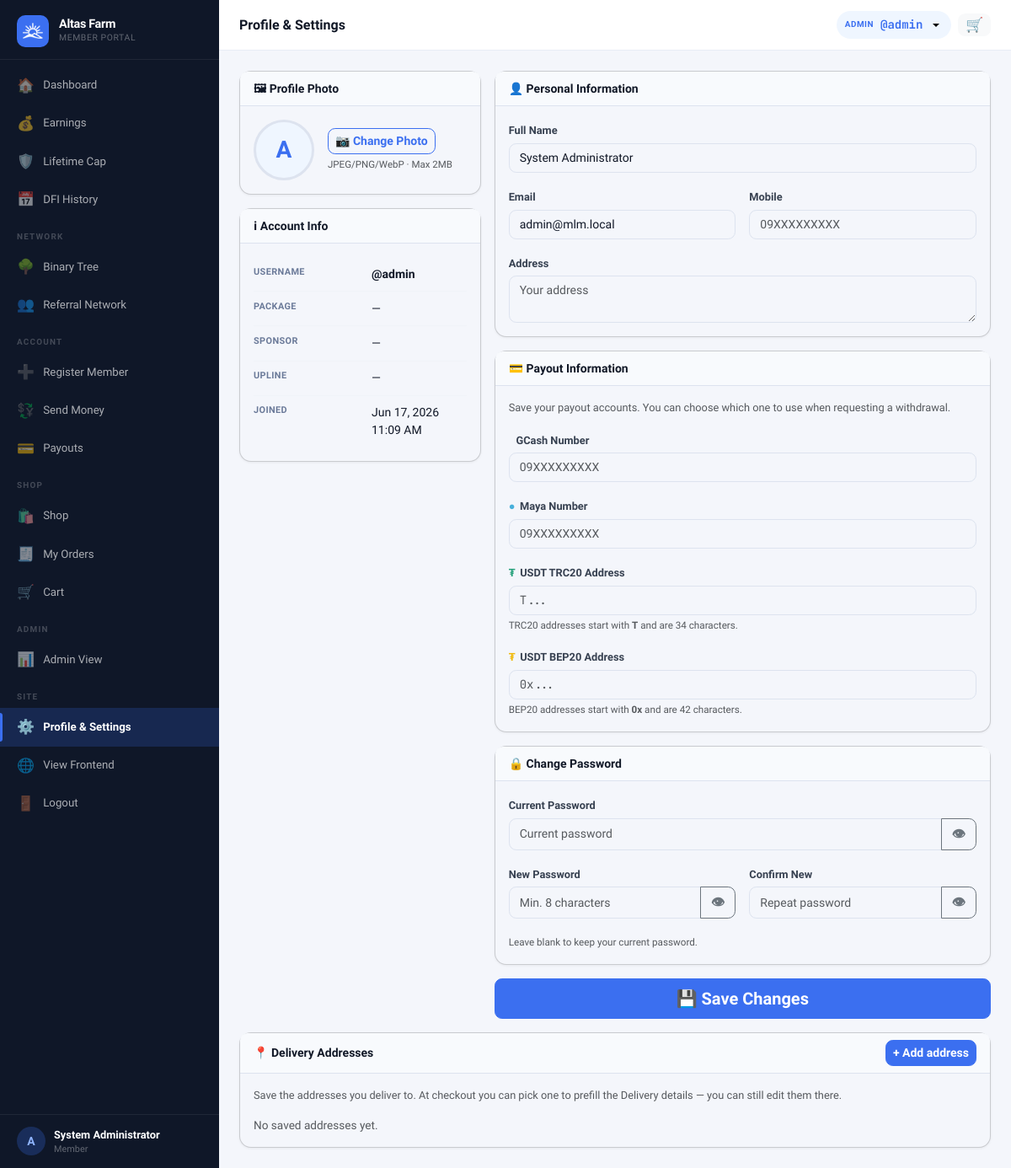
/?page=profile (signed in), run on the app's committed database.
### tables this page shows
CREATE TABLE settings (
  key_name   VARCHAR(80) NOT NULL PRIMARY KEY,
  value      TEXT        NOT NULL,
  updated_at TIMESTAMP DEFAULT CURRENT_TIMESTAMP ON UPDATE CURRENT_TIMESTAMP
);

CREATE TABLE users (
  id                INT UNSIGNED AUTO_INCREMENT PRIMARY KEY,
  username          VARCHAR(40)  NOT NULL UNIQUE,
  password_hash     VARCHAR(255) NOT NULL,
  role              ENUM('member','admin','superadmin') NOT NULL DEFAULT 'member',
  package_id        INT UNSIGNED NULL,
  reg_code_id           INT UNSIGNED NULL,
  reg_payment_method    ENUM('code','ewallet','pending') NOT NULL DEFAULT 'code',
  reg_paid_by           INT UNSIGNED NULL,

   
  sponsor_id        INT UNSIGNED NULL,
  binary_parent_id  INT UNSIGNED NULL,
  binary_position   ENUM('left','right') NULL,

   
  left_count        INT UNSIGNED NOT NULL DEFAULT 0,
  left_count_paid   INT UNSIGNED NOT NULL DEFAULT 0,
  right_count       INT UNSIGNED NOT NULL DEFAULT 0,
  right_count_paid  INT UNSIGNED NOT NULL DEFAULT 0,
  pairs_paid        INT UNSIGNED NOT NULL DEFAULT 0,
  pairs_flushed     INT UNSIGNED NOT NULL DEFAULT 0,
  pairs_paid_today  INT UNSIGNED NOT NULL DEFAULT 0,   

   
  lifetime_earned       DECIMAL(14,2) NOT NULL DEFAULT 0.00,
  cap_status            ENUM('active','capped','perminact') NOT NULL DEFAULT 'active',
  capping_bypass        TINYINT(1)   NOT NULL DEFAULT 0,
  daily_cap_bypass      TINYINT(1)   NOT NULL DEFAULT 0,
  capped_at             TIMESTAMP NULL,
  last_reactivation_at  TIMESTAMP NULL,
  dfi_days_used         INT UNSIGNED NOT NULL DEFAULT 0,
  dfi_active            TINYINT(1)   NOT NULL DEFAULT 1,
  cd_active             TINYINT(1)   NOT NULL DEFAULT 0,
  ewallet_sent_today      DECIMAL(12,2) NOT NULL DEFAULT 0.00,
  ewallet_sent_this_week  DECIMAL(12,2) NOT NULL DEFAULT 0.00,

   
  full_name         VARCHAR(120) NULL,
  email             VARCHAR(120) NULL,
  mobile            VARCHAR(20)  NULL,
  gcash_number      VARCHAR(20)  NULL,
  maya_number       VARCHAR(20)  NULL,
  usdt_trc20_address VARCHAR(100) NULL,
  usdt_bep20_address VARCHAR(100) NULL,
  address           TEXT         NULL,
  photo             VARCHAR(200) NULL,

  ewallet_balance       DECIMAL(14,2) NOT NULL DEFAULT 0.00,
  withdrawable_balance  DECIMAL(14,2) NOT NULL DEFAULT 0.00,
  status                ENUM('active','suspended','pending','deactivated') NOT NULL DEFAULT 'active',
  joined_at         TIMESTAMP DEFAULT CURRENT_TIMESTAMP,
  last_login        TIMESTAMP NULL,

  FOREIGN KEY (sponsor_id)       REFERENCES users(id) ON DELETE SET NULL,
  FOREIGN KEY (binary_parent_id) REFERENCES users(id) ON DELETE SET NULL,
  FOREIGN KEY (package_id)       REFERENCES packages(id) ON DELETE SET NULL
);

### views/member/profile.php (the view, shortened to what the rows shown need)
<?php require 'views/partials/head.php'; ?>
<?php require 'views/partials/sidebar_member.php'; ?>
<div class="main-content">
  <?php require 'views/partials/topbar.php'; ?>
  <div class="page-content">
    <form method="POST" action="<?= link_to('save_profile') ?>" enctype="multipart/form-data">
      <div class="row g-3">
        <div class="col-12 col-lg-4 d-flex flex-column gap-3">
          <div class="card">
            <div class="card-body d-flex align-items-center gap-3 flex-wrap">
              <div id="avatarWrap" style="width:72px;height:72px;border-radius:50%;overflow:hidden;background:var(--primary-light);display:flex;align-items:center;justify-content:center;font-size:1.75rem;font-weight:700;color:var(--primary);border:3px solid #dde3ef;flex-shrink:0;">
                <?php if ($user['photo']): ?><img id="photoPreview" src="<?= APP_URL ?>/uploads/<?= e($user['photo']) ?>" style="width:100%;height:100%;object-fit:cover;"><?php else: ?><span id="photoInitial"><?= strtoupper(substr($user['username'], 0, 1)) ?></span><?php endif; ?>
              </div>
            </div>
          </div>
          <div class="card">
            <div class="card-body">
              <table class="info-table">
                <tr>
                  <td><strong>@<?= e($user['username']) ?></strong></td>
                </tr>
                <tr>
                  <td>Joined</td>
                  <td><?= fmt_datetime($user['joined_at']) ?></td>
                </tr>
              </table>
            </div>
          </div>
        </div>
        <div class="col-12 col-lg-8 d-flex flex-column gap-3">
          <div class="card">
            <div class="card-body">
              <div class="mb-3"><label class="form-label">Full Name</label><input type="text" name="full_name" class="form-control" value="<?= e($user['full_name'] ?? '') ?>" placeholder="Your full name"></div>
              <div class="row g-3">
                <div class="col-md-6 mb-3"><label class="form-label">Email</label><input type="email" name="email" class="form-control" value="<?= e($user['email'] ?? '') ?>" placeholder="email@example.com"></div>
              </div>
            </div>
          </div>
        </div>
      </div>
    </form>
  </div>
</div>
<?php require 'views/partials/footer.php'; ?>

### views/partials/sidebar_member.php (shortened to what the rows shown need)
<?php
$cp      = current_page();
$user    = Auth::user();
$initial = strtoupper(substr($user['username'] ?? 'U', 0, 1));
$name    = $user['full_name'] ?: ('@' . $user['username']);
$view    = $_GET['view'] ?? '';
$nav = [
  ['page' => 'dashboard', 'icon' => '🏠', 'label' => 'Dashboard',        'pages' => ['dashboard']],
  ['page' => 'earnings',  'icon' => '💰', 'label' => 'Earnings',         'pages' => ['earnings']],
  ['page' => 'cap_status', 'icon' => '🛡️', 'label' => 'Lifetime Cap',     'pages' => ['cap_status']],
  ['page' => 'dfi_history', 'icon' => '📅', 'label' => 'DFI History',      'pages' => ['dfi_history']],
  'SEPARATOR:Network',
];
$hasBinary = Auth::isAdmin() || Package::hasPairing((int)($user['package_id'] ?? 0));
if ($hasBinary) {
  $nav[] = ['page' => 'genealogy&view=binary',  'icon' => '🌳', 'label' => 'Binary Tree',      'pages' => ['genealogy'], 'view' => 'binary'];
}
$nav[] = ['page' => 'genealogy&view=referral', 'icon' => '👥', 'label' => 'Referral Network', 'pages' => ['genealogy'], 'view' => 'referral'];
$nav[] = 'SEPARATOR:Account';
$nav[] = ['page' => 'register&sponsor=' . $user['username'], 'icon' => '➕', 'label' => 'Register Member', 'pages' => ['register']];
$nav[] = ['page' => 'ewallet_transfer', 'icon' => '💱', 'label' => 'Send Money', 'pages' => ['ewallet_transfer']];
$nav[] = ['page' => 'payout',  'icon' => '💳', 'label' => 'Payouts',   'pages' => ['payout']];
$cartBadge = Cart::itemCountForMember((int) ($user['id'] ?? 0));
$nav[] = 'SEPARATOR:Shop';
$nav[] = ['page' => 'shop',        'icon' => '🛍️', 'label' => 'Shop',      'pages' => ['shop']];
$nav[] = ['page' => 'shop_orders', 'icon' => '🧾', 'label' => 'My Orders', 'pages' => ['shop_orders', 'shop_order']];
$nav[] = ['page' => 'cart',        'icon' => '🛒', 'label' => 'Cart',      'pages' => ['cart'], 'badge' => $cartBadge, 'badge_class' => 'sidebar-cart-badge'];
if (Auth::isAdmin()) {
  $nav[] = 'SEPARATOR:Admin';
  $nav[] = ['page' => 'admin', 'icon' => '📊', 'label' => 'Admin View', 'pages' => []];
}
$nav[] = 'SEPARATOR:Site';
$nav[] = ['page' => 'profile', 'icon' => '⚙️', 'label' => 'Profile & Settings', 'pages' => ['profile']];
$nav[] = ['page' => '__frontend__', 'icon' => '🌐', 'label' => 'View Frontend', 'pages' => []];
if (!function_exists('renderSidebarNav')) {
function renderSidebarNav($nav, $cp, $user, $view, $initial, $name)
{ ?>
  <div class="sidebar-brand">
    <div>
      <div class="brand-name"><?= e(setting('site_name', APP_NAME)) ?></div>
      <div class="brand-sub">Member Portal</div>
    </div>
  </div>
  <div class="sidebar-footer">
    <div class="sidebar-user">
      <div class="user-avatar">
        <?php if (!empty($user['photo'])): ?>
          <img src="<?= APP_URL ?>/uploads/<?= e($user['photo']) ?>" alt="">
        <?php else: ?>
          <?= $initial ?>
        <?php endif; ?>
      </div>
      <div class="user-info">
        <div class="user-name"><?= e($name) ?></div>
        <div class="user-role"><?= e($user['package_name'] ?? 'Member') ?></div>
      </div>
    </div>
  </div>
<?php } ?>
<?php }  ?>
<div class="sidebar d-none d-lg-flex flex-column">
  <?php renderSidebarNav($nav, $cp, $user, $view, $initial, $name); ?>
</div>

### views/partials/topbar.php (shortened to what the rows shown need)
<?php
if (isset($_GET['page']) && $_GET['page'] === 'admin_user_view' && !empty($_GET['id']) && Auth::isAdmin()) {
    $topbarUser = getUserById((int)$_GET['id']);
    if (!$topbarUser) {
        flash('error', 'User not found.');
        redirect('/?page=admin_users');
    }
    $walletUser = $topbarUser;
} else {
    $topbarUser = Auth::user();
}
?>
<div class="topbar-wrapper no-print">
    <div class="d-flex align-items-center gap-2">
        <div class="dropdown">
            <button class="topbar-balance border-0 dropdown-toggle" type="button"
                data-bs-toggle="dropdown" aria-expanded="false"
                title="<?= e($topbarUser['username'] ?? '') ?>" style="cursor:pointer;">
                <span class="bal-label"><?= Auth::isAdmin() ? 'Admin' : 'User' ?></span>
                <span class="bal-amount">@<?= e($topbarUser['username'] ?? '') ?></span>
            </button>
        </div>
    </div>
</div>

### data on the page
settings: value "Altas Farm"
users: username "A", full_name "System Administrator", username "admin", joined_at "Jun 17, 2026 11:09 AM", email "admin@mlm.local"

### other printed values
$item['icon'] "🏠"
$item['label'] "Dashboard"
$item['icon'] "💰"
$item['label'] "Earnings"
$item['icon'] "🛡️"
$item['label'] "Lifetime Cap"
$item['icon'] "📅"
$item['label'] "DFI History"
substr($item, 10) "NETWORK"
$item['icon'] "🌳"
$item['label'] "Binary Tree"
$item['icon'] "👥"
$item['label'] "Referral Network"
substr($item, 10) "ACCOUNT"
$item['icon'] "➕"
